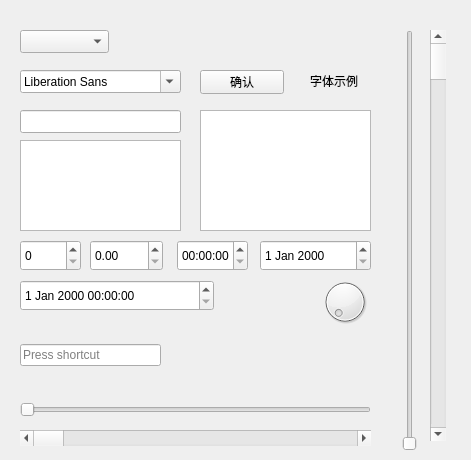
<?xml version="1.0" encoding="UTF-8"?>
<ui version="4.0">
 <class>Widget</class>
 <widget class="QWidget" name="Widget">
  <property name="geometry">
   <rect>
    <x>0</x>
    <y>0</y>
    <width>471</width>
    <height>460</height>
   </rect>
  </property>
  <property name="windowTitle">
   <string>Widget</string>
  </property>
  <widget class="QComboBox" name="comboBox">
   <property name="geometry">
    <rect>
     <x>20</x>
     <y>30</y>
     <width>89</width>
     <height>23</height>
    </rect>
   </property>
  </widget>
  <widget class="QFontComboBox" name="fontComboBox">
   <property name="geometry">
    <rect>
     <x>20</x>
     <y>70</y>
     <width>161</width>
     <height>23</height>
    </rect>
   </property>
  </widget>
  <widget class="QLabel" name="label">
   <property name="geometry">
    <rect>
     <x>310</x>
     <y>70</y>
     <width>68</width>
     <height>21</height>
    </rect>
   </property>
   <property name="text">
    <string>字体示例</string>
   </property>
  </widget>
  <widget class="QPushButton" name="pushButton">
   <property name="geometry">
    <rect>
     <x>200</x>
     <y>70</y>
     <width>84</width>
     <height>24</height>
    </rect>
   </property>
   <property name="text">
    <string>确认</string>
   </property>
  </widget>
  <widget class="QLineEdit" name="lineEdit">
   <property name="geometry">
    <rect>
     <x>20</x>
     <y>110</y>
     <width>161</width>
     <height>23</height>
    </rect>
   </property>
  </widget>
  <widget class="QTextEdit" name="textEdit">
   <property name="geometry">
    <rect>
     <x>20</x>
     <y>140</y>
     <width>161</width>
     <height>91</height>
    </rect>
   </property>
  </widget>
  <widget class="QPlainTextEdit" name="plainTextEdit">
   <property name="geometry">
    <rect>
     <x>200</x>
     <y>110</y>
     <width>171</width>
     <height>121</height>
    </rect>
   </property>
  </widget>
  <widget class="QSpinBox" name="spinBox">
   <property name="geometry">
    <rect>
     <x>20</x>
     <y>240</y>
     <width>61</width>
     <height>31</height>
    </rect>
   </property>
  </widget>
  <widget class="QDoubleSpinBox" name="doubleSpinBox">
   <property name="geometry">
    <rect>
     <x>90</x>
     <y>240</y>
     <width>73</width>
     <height>31</height>
    </rect>
   </property>
  </widget>
  <widget class="QTimeEdit" name="timeEdit">
   <property name="geometry">
    <rect>
     <x>177</x>
     <y>240</y>
     <width>71</width>
     <height>31</height>
    </rect>
   </property>
  </widget>
  <widget class="QDateEdit" name="dateEdit">
   <property name="geometry">
    <rect>
     <x>260</x>
     <y>240</y>
     <width>111</width>
     <height>31</height>
    </rect>
   </property>
  </widget>
  <widget class="QDateTimeEdit" name="dateTimeEdit">
   <property name="geometry">
    <rect>
     <x>20</x>
     <y>280</y>
     <width>194</width>
     <height>31</height>
    </rect>
   </property>
  </widget>
  <widget class="QDial" name="dial">
   <property name="geometry">
    <rect>
     <x>320</x>
     <y>270</y>
     <width>50</width>
     <height>64</height>
    </rect>
   </property>
  </widget>
  <widget class="QScrollBar" name="horizontalScrollBar">
   <property name="geometry">
    <rect>
     <x>20</x>
     <y>430</y>
     <width>351</width>
     <height>16</height>
    </rect>
   </property>
   <property name="orientation">
    <enum>Qt::Horizontal</enum>
   </property>
  </widget>
  <widget class="QSlider" name="horizontalSlider">
   <property name="geometry">
    <rect>
     <x>20</x>
     <y>400</y>
     <width>351</width>
     <height>20</height>
    </rect>
   </property>
   <property name="orientation">
    <enum>Qt::Horizontal</enum>
   </property>
  </widget>
  <widget class="QSlider" name="verticalSlider">
   <property name="geometry">
    <rect>
     <x>400</x>
     <y>30</y>
     <width>20</width>
     <height>421</height>
    </rect>
   </property>
   <property name="orientation">
    <enum>Qt::Vertical</enum>
   </property>
  </widget>
  <widget class="QScrollBar" name="verticalScrollBar">
   <property name="geometry">
    <rect>
     <x>430</x>
     <y>30</y>
     <width>16</width>
     <height>411</height>
    </rect>
   </property>
   <property name="orientation">
    <enum>Qt::Vertical</enum>
   </property>
  </widget>
  <widget class="QKeySequenceEdit" name="keySequenceEdit">
   <property name="geometry">
    <rect>
     <x>20</x>
     <y>320</y>
     <width>141</width>
     <height>71</height>
    </rect>
   </property>
  </widget>
 </widget>
 <layoutdefault spacing="6" margin="11"/>
 <resources/>
 <connections/>
</ui>
